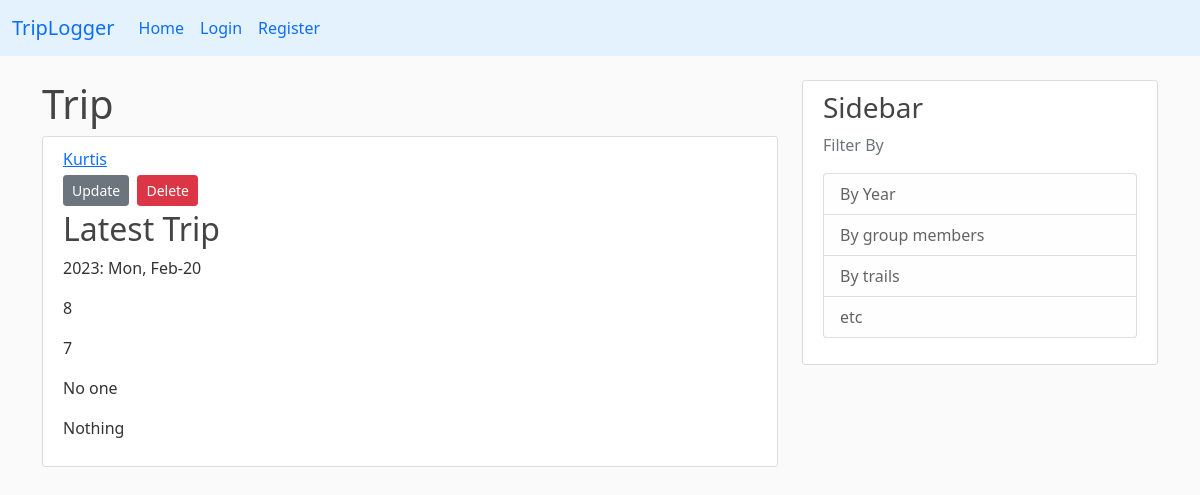
Screenshot of /trip/4 with the database file from the repository.
### triplog/models.py (models this page shows, shortened)
class User(db.Model, UserMixin):
    id = db.Column(db.Integer, primary_key=True)
    username = db.Column(db.String(20), unique=True, nullable=False)
    email = db.Column(db.String(120), unique=True, nullable=False)
    image_file = db.Column(db.String(20), nullable=False,
                           default='default.jpg')
    password = db.Column(db.String(60), nullable=False)
    trips = db.relationship('Trip', backref='author', lazy=True)

class Trip(db.Model):
    id = db.Column(db.Integer, primary_key=True)
    title = db.Column(db.String(100), nullable=False)
    trip_date = db.Column(db.DateTime, nullable=False)
    trip_group = db.Column(db.Text, nullable=False)
    difficulty = db.Column(db.Integer, nullable=False)
    fun_rating = db.Column(db.Integer, nullable=False)
    highlights = db.Column(db.Text)
    image_trip = db.Column(db.String(20), nullable=False,
                           default='scene.jpg')
    user_id = db.Column(db.Integer, db.ForeignKey('user.id'), nullable=False)

### triplog/trips/routes.py (the view)
@trips.route("/trip/<int:trip_id>")
def trip(trip_id):
    trip = Trip.query.get_or_404(trip_id)
    return render_template('trip.html', title=trip.title, trip=trip)

### triplog/templates/trip.html (shortened to what this page needs)
{% extends "layout.html" %}
{% block content %}
<h1>Trip</h1>
<article class="media content-section">
    <div class="media-body">
        <div class="article-metadata">
            <a class="mr-2" href="#">{{ trip.author.username }}</a>
            <div>
                <a href="{{ url_for('trips.update_trip', trip_id=trip.id) }}" class="btn btn-secondary btn-sm mt-1 mb-1">Update</a>
                <button type="button" class="btn btn-danger btn-sm m-1" data-bs-toggle="modal" data-bs-target="#deleteModal">Delete</button>
            </div>
        </div>
        <h2 class="article-title">{{ trip.title }}</h2>
        <p class="article-content">{{ trip.trip_date.strftime('%Y: %a, %b-%d') }}</p>
        <p class="article-content">{{ trip.difficulty }}</p>
        <p class="article-content">{{ trip.fun_rating }}</p>
        <p class="article-content">{{ trip.trip_group }}</p>
        <p class="article-content">{{ trip.highlights }}</p>
    </div>
</article>
{% endblock content %}

### triplog/static/main.css (style rules this page uses)
body { background: #fafafa; color: #333333; margin-top: 5rem; }
h1, h2, h3, h4, h5, h6 { color: #444444; }
.content-section { background: #ffffff; padding: 10px 20px; border: 1px solid #dddddd; border-radius: 3px; margin-bottom: 20px; }

### rows the page displays
User: author.username "Kurtis"
Trip: title "Latest Trip", trip_date "2023: Mon, Feb-20", difficulty "8", fun_rating "7", trip_group "No one", highlights "Nothing"
